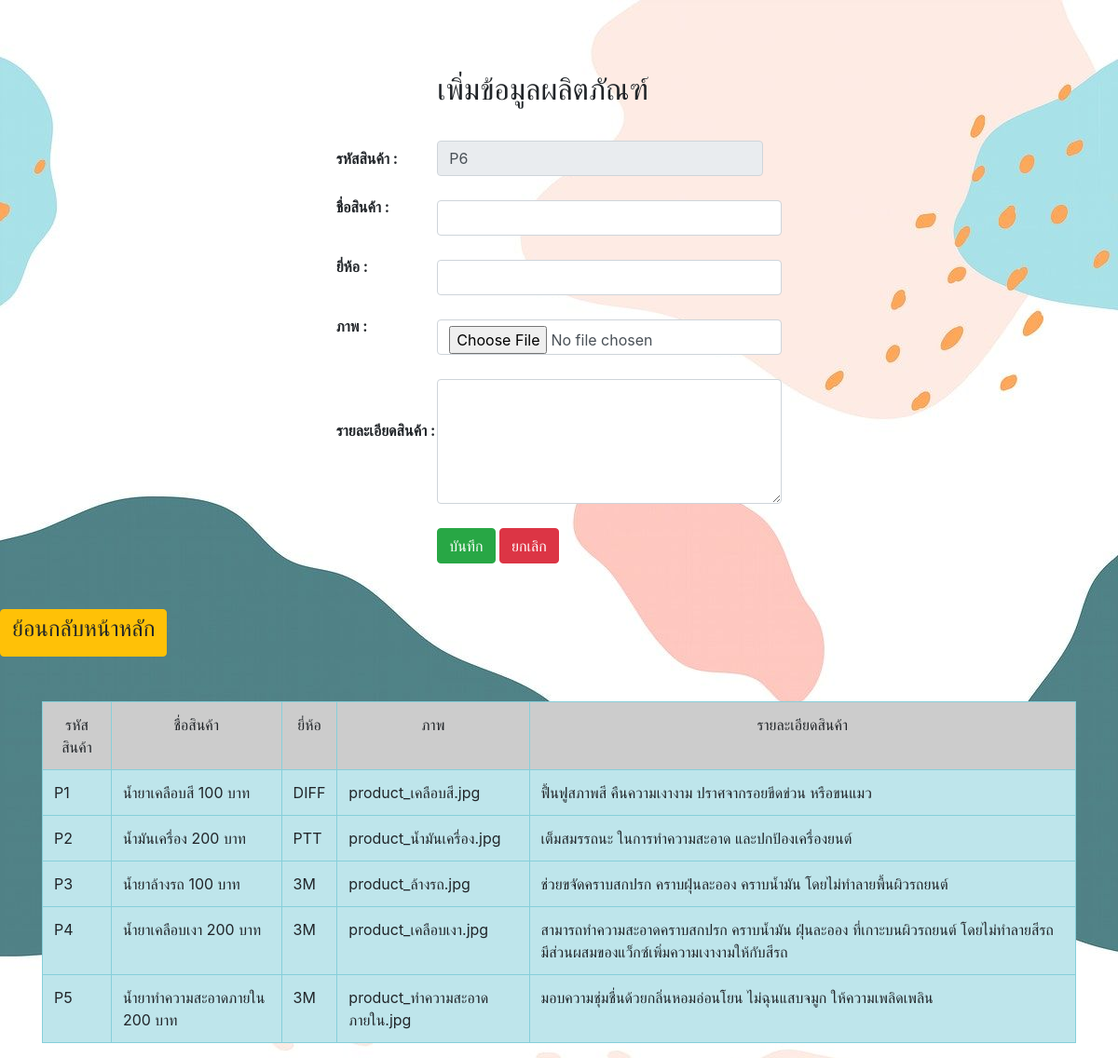
The page /product.php on the database its author committed.
### tables this page shows
CREATE TABLE `product` (
  `proID` varchar(200) NOT NULL COMMENT 'รหัสผลิตภัณฑ์',
  `proName` varchar(200) NOT NULL COMMENT 'ชื่อผลิตภัณฑ์',
  `probrand` varchar(10) NOT NULL COMMENT 'ยี่ห้อผลิตภัณฑ์',
  `proImage` varchar(200) NOT NULL COMMENT 'ภาพผลิตภัณฑ์',
  `proDetail` varchar(200) NOT NULL COMMENT 'รายละเอียดผลิตภัณฑ์'
);

### product.php (the view, shortened to what this page needs)
<?php
				require_once'connect.php';
			$sql2 = "SELECT MAX(proID) AS proID FROM product";
			$query = mysqli_query($conn,$sql2);
			$rs = mysqli_fetch_array($query);
			if($rs['proID'] !=""){
				$sub = substr($rs['proID'],1)+1;
				$proID = sprintf('P%01.0f', $sub);
			}else{
				$proID = "P1";
			}
			?>
<!DOCTYPE html>
<html lang="en">
<head>
    <link rel="stylesheet" href="https://maxcdn.bootstrapcdn.com/bootstrap/4.4.1/css/bootstrap.min.css">
</head>
<body background="image/11.jpg">
<form method = "post" action = "http://localhost/project615051200389/product.php" enctype="multipart/form-data">
<div class="container-fluid">
    <table border = "0" align = "center">
        <tr>
            <td height = "50"></td>
        </tr>
        <tr>
        <td></td>
            <td height = "100"><h2>เพิ่มข้อมูลผลิตภัณฑ์</h2></td>
        </tr>
        <tr>
            <td><b>รหัสสินค้า : </b></td>
            <td>
            <input type="text" name="proID"  class="form-control" style="width: 350px"
             value= "<?php echo $proID; ?>" disabled="disabled" >
            </td>
        </tr>
        <tr>
            <td><b>ชื่อสินค้า : </b> </td>
            <td>
            <br><input type = "text" name = "proname"  class="form-control">
            </td>
        </tr>
        <tr>
            <td><b>ยี่ห้อ : </b> </td>
            <td>
            <br><input type = "text" name = "probrand"  class="form-control">
            </td>
        </tr>
        <tr>
            <td><b>ภาพ : </b></td>
            <td>
            <br> <input type = "file" name = "fileUpload" id="proImage" class="form-control">
            </td>
        </tr>
        <tr>
            <td><b>รายละเอียดสินค้า : </b></td>
            <td>
            <br><textarea rows = "5" cols = "30" name = "prodetail"  class="form-control"></textarea>
            </td>
        </tr>
        <tr>
            <td></td>
            <td>
            <br> <button type = "submit" name = "submit" class="btn btn-success">บันทึก</button>
            <button type="reset" class="btn btn-danger">ยกเลิก</button>
            </td>
        </tr>
    </table>
    </div>
    </form>
</body>
</html>
<a class="btn btn-warning" a href="kanox/indexHome.html" target="_blank"  role="button"><h4>ย้อนกลับหน้าหลัก</h4></a><br><br><br>
<?php
 include 'connect.php';
$query = "SELECT * FROM product ORDER BY proID  asc" or die("Error:" . mysqli_error());
$result = mysqli_query($conn, $query);
echo "<div class='container'><table border='1' align='center' class='table table-info table-hover' >";
echo "<tr align='center' bgcolor='#CCCCCC'><td>รหัสสินค้า</td><td>ชื่อสินค้า</td><td>ยี่ห้อ</td><td>ภาพ</td><td>รายละเอียดสินค้า</td></tr>";
while($row = mysqli_fetch_array($result)) {
  echo "<tr>";
  echo "<td>" .$row["proID"] .  "</td> ";
  echo "<td>" .$row["proName"] .  "</td> ";
  echo "<td>" .$row["probrand"] .  "</td> ";
  echo "<td>" .$row["proImage"] .  "</td> ";
  echo "<td>" .$row["proDetail"] .  "</td> ";
}
echo "</table> </div>";
?>

### rows shown on the page
product: proID "P1", proName "น้ำยาเคลือบสี 100 บาท", probrand "DIFF", proImage "product_เคลือบสี.jpg", proDetail "ฟื้นฟูสภาพสี คืนความเงางาม ปราศจากรอยขีดข่วน หรือขนแมว"
product: proID "P2", proName "น้ำมันเครื่อง 200 บาท", probrand "PTT", proImage "product_น้ำมันเครื่อง.jpg", proDetail "เต็มสมรรถนะ ในการทำความสะอาด และปกป้องเครื่องยนต์"
product: proID "P3", proName "น้ำยาล้างรถ 100 บาท", probrand "3M", proImage "product_ล้างรถ.jpg", proDetail "ช่วยขจัดคราบสกปรก คราบฝุ่นละออง คราบน้ำมัน โดยไม่ทำลายพื้นผิวรถยนต์"
product: proID "P4", proName "น้ำยาเคลือบเงา 200 บาท", probrand "3M", proImage "product_เคลือบเงา.jpg", proDetail "สามารถทำความสะอาดคราบสกปรก คราบน้ำมัน ฝุ่นละออง ที่เกาะบนผิวรถยนต์ โดยไม่ทำลายสีรถ มีส่วนผสมของแว็กซ์เพิ่มความเงางามให้กับสีรถ"
product: proID "P5", proName "น้ำยาทำความสะอาดภายใน 200 บาท", probrand "3M", proImage "product_ทำความสะอาดภายใน.jpg", proDetail "มอบความชุ่มชื่นด้วยกลิ่นหอมอ่อนโยน ไม่ฉุนแสบจมูก ให้ความเพลิดเพลิน"
